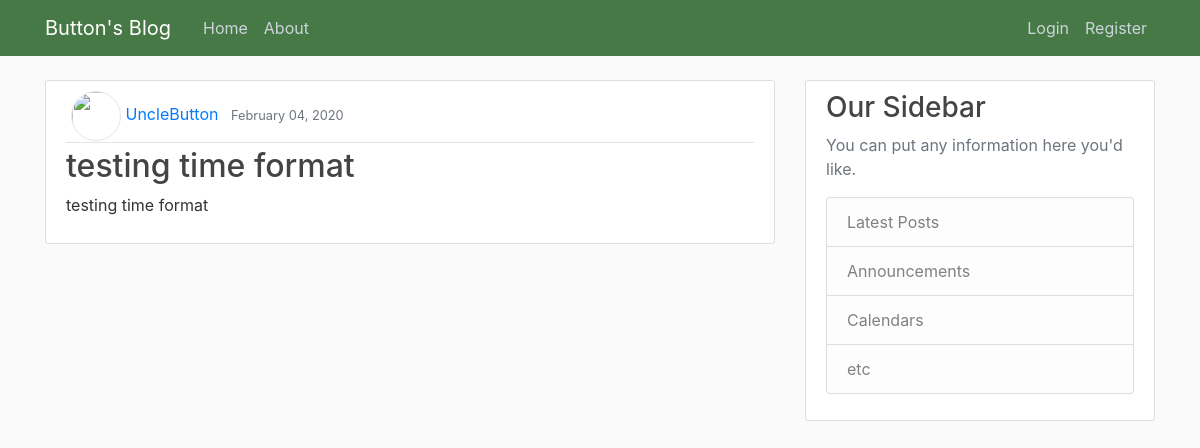
The page /post/10/ on the database its author committed.
### blog/models.py (models this page shows, shortened)
class Post(models.Model):
    title = models.CharField(max_length=100)
    content = models.TextField()
    date_posted = models.DateTimeField(default=timezone.now)
    author = models.ForeignKey(User, on_delete=models.CASCADE)

### blog/views.py (the view)
# urls.py: path('post/<int:pk>/', PostDetailView.as_view(), name='post-detail'),
class PostDetailView(DetailView):
    model = Post

### blog/templates/blog/post_detail.html (shortened to what this page needs)
{% extends "blog/base.html" %}
{% block content %}
    <article class="media content-section">
        <div class="media-body">
          <div class="article-metadata">
            <img class="rounded-circle blog-account-img" src="{{ user.profile.image.url }}">
            <a class="mr-2" href="{% url 'user-posts' object.author.username %}">{{ object.author }}</a>
            <small class="text-muted">{{ object.date_posted|date:"F d, Y" }}</small>
          </div>
          <h2 class="article-title"> {{ object.title }} </h2>
          <p class="article-content">{{ object.content }}</p>
        </div>
    </article>
{% endblock content %}

### blog/static/blog/main.css (style rules this page uses)
body { background: #fafafa; color: #333333; margin-top: 5rem; }
h1, h2, h3, h4, h5, h6 { color: #444444; }
.content-section { background: #ffffff; padding: 10px 20px; border: 1px solid #dddddd; border-radius: 3px; margin-bottom: 20px; }
.article-title { color: #444444; }
.article-content { white-space: pre-line; }
.article-metadata { padding-bottom: 1px; margin-bottom: 4px; border-bottom: 1px solid #e3e3e3; padding-left: 5px; }
.blog-account-img { height: 50px; width: 50px; border-radius: 50%!important; border-color: #e4e4e4; border-style: solid; border-width: 1px; }

### rows shown on the page
Post: author "UncleButton", date_posted "February 04, 2020", title "testing time format", content "testing time format"
